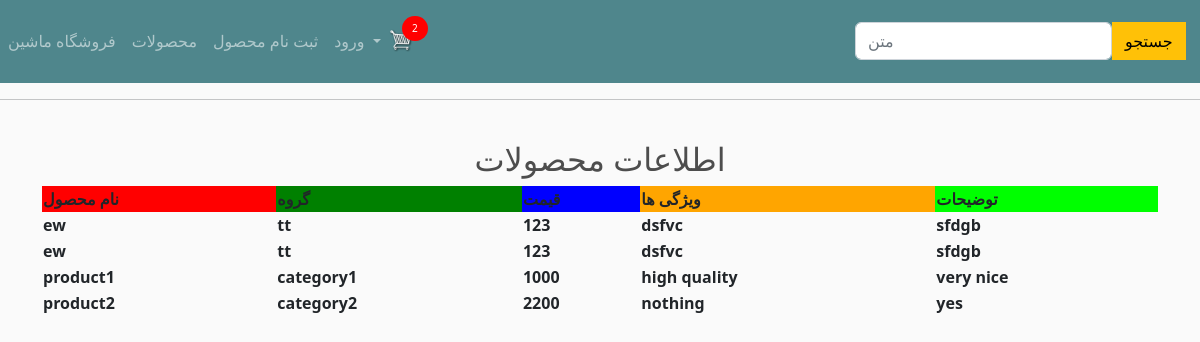
The app's page /home/showproduct/ with its own data.
### home/models.py (models this page shows)
class ProductDetails(models.Model):
    name = models.CharField(max_length=33)
    category = models.CharField(max_length=33)
    price = models.IntegerField()
    features = models.CharField(max_length=200)
    description = models.CharField(max_length=200)

### home/views.py (the view)
# urls.py: path('showproduct/',views.show_product),
def show_product (request):
    all= ProductDetails.objects.all
    return render(request,'show_product.html',{'all':all})

### templates/show_product.html (shortened to what this page needs)
{% extends 'store/main.html' %}
{% block content %}
    <h2 align="center">اطلاعات محصولات</h2>
    <table style="width:100%">
        <tr>
            <th bgcolor="red">نام محصول</th>
            <th bgcolor="green">گروه</th>
            <th bgcolor="blue">قیمت</th>
            <th bgcolor="orange">ویژگی ها</th>
            <th bgcolor="lime">توضیحات</th>
        </tr>
        {%for product in all%}
        <tr>
            <th>{{product.name}}</th>
            <th>{{product.category}}</th>
            <th>{{product.price}}</th>
            <th>{{product.features}}</th>
            <th>{{product.description}}</th>
        </tr>
        {%endfor%}
    </table>
{% endblock %}

### static/CSS/main.css (style rules this page uses)
body { background-color: hsl(0, 0%, 98%); }
h1,h2,h3,h4,h5,h6 { color:hsl(0, 0%, 30%); }

### records on screen
ProductDetails: name "ew", category "tt", price "123", features "dsfvc", description "sfdgb"
ProductDetails: name "ew", category "tt", price "123", features "dsfvc", description "sfdgb"
ProductDetails: name "product1", category "category1", price "1000", features "high quality", description "very nice"
ProductDetails: name "product2", category "category2", price "2200", features "nothing", description "yes"
